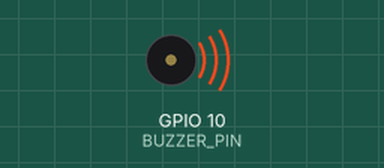
Simulated run of this sketch. Board: Seeed XIAO ESP32-C3. On the bench: buzzer (waves = sounding).

Above: at 3.06 s.
Timing chart, 0 to 9.1 s (numbered marks = the images above):
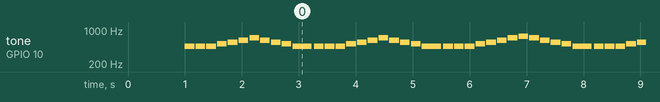

The sketch:

shiningstar_esp32c3_buzzer_v2.ino
```cpp
// XIAO ESP32C3 + パッシブブザー
// 修正版: 添付MP3の 35秒〜46秒 を基準にサビ音程を再調査した版
// 対象フレーズ:
// 「シャイニングスター綴れば 夢に眠る幻が 掌に降り注ぐ 新たな世界へ」
//
// 方針:
// - 前回の G 系ではなく、実音源に近い Bb minor / Db major 系の音列へ修正
// - パッシブブザー向けに単音メロディへ簡略化
// - テンポは公式値に近い BPM 158 を採用
//
// 備考:
// - XIAO ESP32C3 の環境で D10 が未定義なら、必要に応じて GPIO 番号へ変更してください。

#ifndef D10
#define D10 10
#endif

const int BUZZER_PIN = D10;
const int BPM = 158;
const float GAP_RATIO = 0.10f;
const int REPEAT_WAIT_MS = 3000;

#define NOTE_REST 0
#define NOTE_BB4 466
#define NOTE_C5  523
#define NOTE_DB5 554
#define NOTE_EB5 622
#define NOTE_F5  698
#define NOTE_GB5 740
#define NOTE_AB5 831

// 1.0 = 4分音符, 0.5 = 8分音符
// 今回の骨格メロディは主に8分音符で構成
const int melody[] = {
  // シャイニングスター綴れば
  NOTE_BB4, NOTE_BB4, NOTE_BB4, NOTE_C5, NOTE_DB5, NOTE_EB5, NOTE_F5, NOTE_EB5, NOTE_DB5, NOTE_C5, NOTE_BB4,

  // 夢に眠る幻が
  NOTE_BB4, NOTE_BB4, NOTE_BB4, NOTE_C5, NOTE_DB5, NOTE_EB5, NOTE_F5, NOTE_EB5, NOTE_DB5, NOTE_C5, NOTE_BB4,

  // 掌に降り注ぐ
  NOTE_BB4, NOTE_BB4, NOTE_BB4, NOTE_C5, NOTE_DB5, NOTE_EB5, NOTE_F5, NOTE_GB5, NOTE_F5, NOTE_EB5, NOTE_DB5, NOTE_C5, NOTE_BB4,

  // 新たな世界へ
  NOTE_BB4, NOTE_BB4, NOTE_BB4, NOTE_C5, NOTE_DB5, NOTE_EB5, NOTE_F5, NOTE_GB5, NOTE_AB5
};

const float noteBeats[] = {
  // シャイニングスター綴れば
  0.5, 0.5, 0.5, 0.5, 0.5, 0.5, 0.5, 0.5, 0.5, 0.5, 1.0,

  // 夢に眠る幻が
  0.5, 0.5, 0.5, 0.5, 0.5, 0.5, 0.5, 0.5, 0.5, 0.5, 1.0,

  // 掌に降り注ぐ
  0.5, 0.5, 0.5, 0.5, 0.5, 0.5, 0.5, 0.5, 0.5, 0.5, 0.5, 0.5, 1.0,

  // 新たな世界へ
  0.5, 0.5, 0.5, 0.5, 0.5, 0.5, 0.5, 0.5, 2.0
};

static_assert(sizeof(melody) / sizeof(melody[0]) == sizeof(noteBeats) / sizeof(noteBeats[0]),
              "melody と noteBeats の要素数が一致していません");

int beatToMs(float beats) {
  const float quarterMs = 60000.0f / BPM;
  return (int)(quarterMs * beats);
}

void playNote(int freq, float beats) {
  int fullLength = beatToMs(beats);
  int soundLength = (int)(fullLength * (1.0f - GAP_RATIO));
  int gapLength = fullLength - soundLength;

  if (freq > 0) {
    tone(BUZZER_PIN, freq, soundLength);
    delay(soundLength);
    noTone(BUZZER_PIN);
  } else {
    delay(soundLength);
  }
  delay(gapLength);
}

void playMelody() {
  const size_t count = sizeof(melody) / sizeof(melody[0]);
  for (size_t i = 0; i < count; ++i) {
    playNote(melody[i], noteBeats[i]);
  }
}

void setup() {
  pinMode(BUZZER_PIN, OUTPUT);
  noTone(BUZZER_PIN);
  delay(1000);
}

void loop() {
  playMelody();
  noTone(BUZZER_PIN);
  delay(REPEAT_WAIT_MS);
}
```

Measured:
- by itself, tone on GPIO 10 (BUZZER_PIN): plays 466 Hz for 0.17 s, 466 Hz for 0.17 s, 466 Hz for 0.17 s, 523 Hz for 0.17 s, 554 Hz for 0.17 s, 622 Hz for 0.17 s … (462 notes in this stretch)
